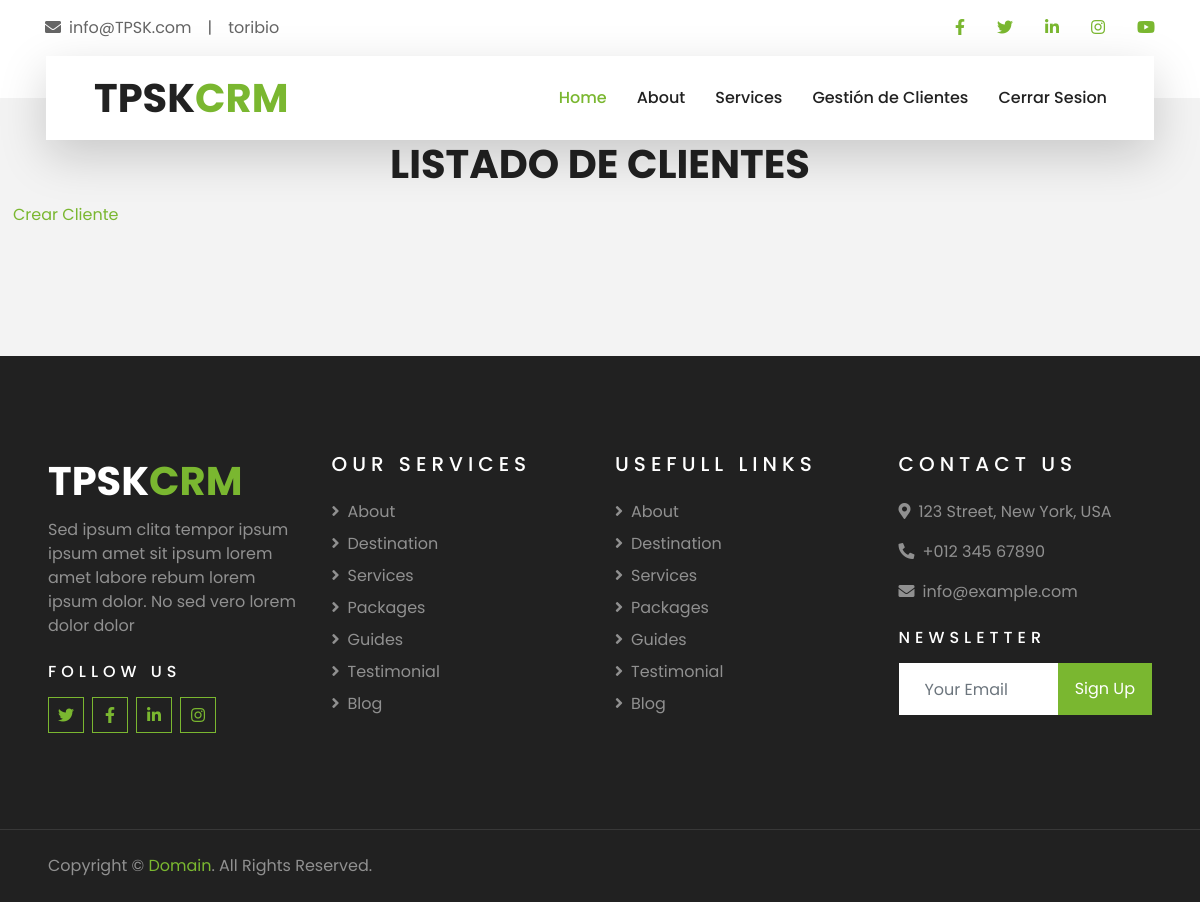
/gestion/ (signed in), run on an earlier commit of the app's database.
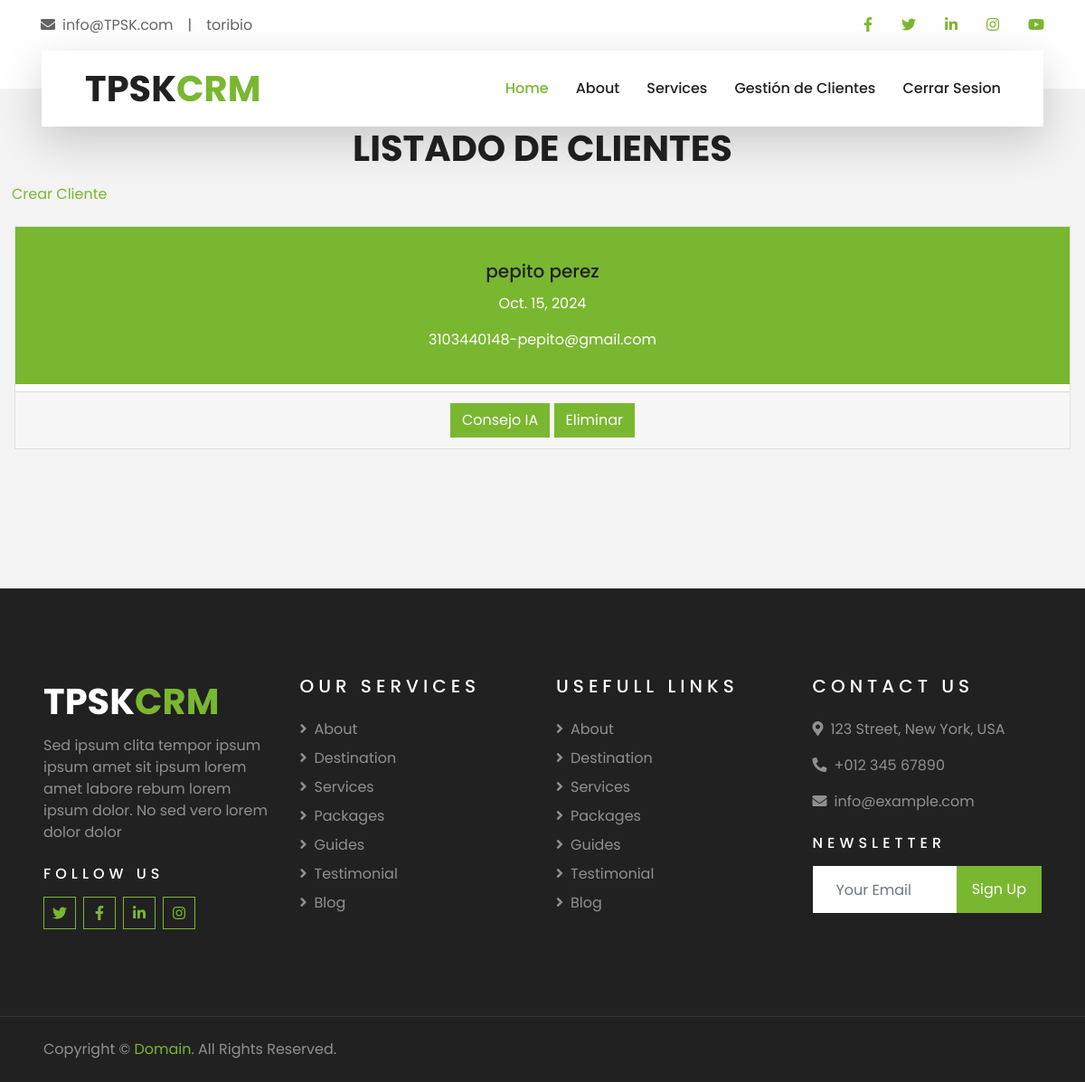
And on a later commit of the database.
### cuenta/models.py (models this page shows, shortened)
class Cuenta(AbstractBaseUser):
    email = models.EmailField(verbose_name="email", max_length=60, unique=True)
    username = models.CharField(verbose_name="usuario", max_length=30, unique=True)
    name = models.CharField(verbose_name="nombre", max_length=50)
    date_joined = models.DateTimeField(verbose_name="fecha de union", auto_now_add=True)
    last_login = models.DateTimeField(verbose_name="ultimo ingreso", auto_now=True)
    is_admin = models.BooleanField(default=False)
    is_staff = models.BooleanField(default=False)
    is_active = models.BooleanField(default=True)
    is_superuser = models.BooleanField(default=False)
    profile_image = models.ImageField(max_length=255,upload_to=get_profile_image_filepath,null=True, blank=True, default=get_default_profile_image)
    hide_email = models.BooleanField(default=True)
    objects = MyAccountManager()
    USERNAME_FIELD = 'email'
    REQUIRED_FIELDS = ['username']

### gestion/models.py (models this page shows, shortened)
class Cliente(models.Model):
    nombreCliente = models.CharField(max_length=100, verbose_name = 'Nombre del Cliente')
    idCliente = models.PositiveIntegerField(null = False)
    creationDate = models.DateField(verbose_name="fecha de creacion",auto_now_add=True)
    emailCliente =  models.EmailField(verbose_name="email", max_length=60)
    telefonoCliente = models.CharField(max_length=100, verbose_name = 'Telefono del Cliente', null = True)
    author = models.ForeignKey(Cuenta, default=None, on_delete = models.CASCADE, null= True)
    class Meta:
        verbose_name = 'Cliente'
        verbose_name_plural = 'Clientes'
        db_table = 'clientes'
        ordering = ["creationDate"]

### gestion/views.py (the view)
# urls.py: path('gestion/',gestionViews.gestion, name='gestion'),
@login_required(login_url="login")
def gestion(request):
    clientes = Cliente.objects.filter(author_id=request.user.id)
    return render(request, 'gestion.html',{'clientes':clientes})

### gestion/templates/gestion.html (shortened to what this page needs)
{% extends 'base.html' %}
{% block content%}
    <h1 class="text-center">LISTADO DE CLIENTES</h1>
    <button type="button" class="btn" ><a class="link-dark link-offset-2" href="{% url 'crearCliente' %}">Crear Cliente</a></button>
    <div class="list-group p-3 mb-2 bg-secondary-subtle">
        {% for cliente in clientes %}
        <div class="card text-center mb-5">
            <a href="{% url 'detalleCliente' cliente.id %}" class="list-group-item list-group-item-action active p-3 mb-2 bg-dark-subtle text-dark-emphasis" aria-current="true">
                <div class="card-body">
                    <h5 class="card-title">{{ cliente.nombreCliente }}</h5>
                    <p class="card-text">{{ cliente.creationDate }}</p>
                    <p class="card-text">{{ cliente.telefonoCliente }}-{{ cliente.emailCliente }}</p>
                </div>
            </a>
            <div class="card-footer text-body-secondary">
                <button type="button" class="btn btn-primary" data-bs-toggle="modal" data-bs-target="#exampleModal">
                    Consejo IA
                </button>
                <button type="button" class="btn btn-primary" data-bs-toggle="modal" data-bs-target="#exampleModal">
                    <a href="{% url 'delete' cliente.id %}" class="text-white">Eliminar </a>
                </button>
            </div>
        </div>
        {% endfor %}
    </div>
{% endblock %}

### CRM/templates/base.html (shortened to what this page needs)
{% load static %}
<!DOCTYPE html>
<html lang="en">
<head>
    <link href="https://cdnjs.cloudflare.com/ajax/libs/font-awesome/5.10.0/css/all.min.css" rel="stylesheet">
    <link href="{% static 'lib/owlcarousel/assets/owl.carousel.min.css' %}" rel="stylesheet">
    <link href="{% static 'lib/tempusdominus/css/tempusdominus-bootstrap-4.min.css' %}" rel="stylesheet" />
    <link href="{% static 'css/style.css' %}" rel="stylesheet">
</head>
<body>
    <div class="container-fluid bg-light pt-3 d-none d-lg-block">
        <div class="container">
            <div class="row">
                <div class="col-lg-6 text-center text-lg-left mb-2 mb-lg-0">
                    <div class="d-inline-flex align-items-center">
                        <p><i class="fa fa-envelope mr-2"></i>info@TPSK.com</p>
                        <p class="text-body px-3">|</p>
                        {% if user.is_authenticated %}
                        <p>{{ user.username }}</p>
                        {% endif %}
                    </div>
                </div>
                <div class="col-lg-6 text-center text-lg-right">
                    <div class="d-inline-flex align-items-center">
                        <a class="text-primary px-3" href="">
                            <i class="fab fa-facebook-f"></i>
                        </a>
                        <a class="text-primary px-3" href="">
                            <i class="fab fa-twitter"></i>
                        </a>
                        <a class="text-primary px-3" href="">
                            <i class="fab fa-linkedin-in"></i>
                        </a>
                        <a class="text-primary px-3" href="">
                            <i class="fab fa-instagram"></i>
                        </a>
                        <a class="text-primary pl-3" href="">
                            <i class="fab fa-youtube"></i>
                        </a>
                    </div>
                </div>
            </div>
        </div>
    </div>
    <div class="container-fluid position-relative nav-bar p-0">
        <div class="container-lg position-relative p-0 px-lg-3" style="z-index: 9;">
            <nav class="navbar navbar-expand-lg bg-light navbar-light shadow-lg py-3 py-lg-0 pl-3 pl-lg-5">
                <a href="" class="navbar-brand">
                    <h1 class="m-0 text-primary"><span class="text-dark">TPSK</span>CRM</h1>
                </a>
                <div class="collapse navbar-collapse justify-content-between px-3" id="navbarCollapse">
                    <div class="navbar-nav ml-auto py-0">
                        <a href="{% url 'home' %}" class="nav-item nav-link active">Home</a>
                        <a href="" class="nav-item nav-link">About</a>
                        <a href="" class="nav-item nav-link">Services</a>
                        {% if user.is_authenticated %}
                        <a class="nav-item nav-link" href="{% url 'gestion' %}">Gestión de Clientes</a>
                        <a class="nav-item nav-link" href="{% url 'logout' %}">Cerrar Sesion</a>
                        {% else %}
                        <a href="{% url 'login' %}" class="nav-item nav-link">Iniciar Sesión</a>
                        <a href="{% url 'registro' %}" class="nav-item nav-link">Registro</a>
                        {% endif %}
                    </div>
                </div>
            </nav>
        </div>
    </div>
    {% block content %}
    {% endblock content %}
    <div class="container-fluid bg-dark text-white-50 py-5 px-sm-3 px-lg-5" style="margin-top: 90px;">
        <div class="row pt-5">
            <div class="col-lg-3 col-md-6 mb-5">
                <a href="" class="navbar-brand">
                    <h1 class="text-primary"><span class="text-white">TPSK</span>CRM</h1>
                </a>
                <p>Sed ipsum clita tempor ipsum ipsum amet sit ipsum lorem amet labore rebum lorem ipsum dolor. No sed vero lorem dolor dolor</p>
                <h6 class="text-white text-uppercase mt-4 mb-3" style="letter-spacing: 5px;">Follow Us</h6>
                <div class="d-flex justify-content-start">
                    <a class="btn btn-outline-primary btn-square mr-2" href="#"><i class="fab fa-twitter"></i></a>
                    <a class="btn btn-outline-primary btn-square mr-2" href="#"><i class="fab fa-facebook-f"></i></a>
                    <a class="btn btn-outline-primary btn-square mr-2" href="#"><i class="fab fa-linkedin-in"></i></a>
                    <a class="btn btn-outline-primary btn-square" href="#"><i class="fab fa-instagram"></i></a>
                </div>
            </div>
            <div class="col-lg-3 col-md-6 mb-5">
                <h5 class="text-white text-uppercase mb-4" style="letter-spacing: 5px;">Our Services</h5>
                <div class="d-flex flex-column justify-content-start">
                    <a class="text-white-50 mb-2" href="#"><i class="fa fa-angle-right mr-2"></i>About</a>
                    <a class="text-white-50 mb-2" href="#"><i class="fa fa-angle-right mr-2"></i>Destination</a>
                    <a class="text-white-50 mb-2" href="#"><i class="fa fa-angle-right mr-2"></i>Services</a>
                    <a class="text-white-50 mb-2" href="#"><i class="fa fa-angle-right mr-2"></i>Packages</a>
                    <a class="text-white-50 mb-2" href="#"><i class="fa fa-angle-right mr-2"></i>Guides</a>
                    <a class="text-white-50 mb-2" href="#"><i class="fa fa-angle-right mr-2"></i>Testimonial</a>
                    <a class="text-white-50" href="#"><i class="fa fa-angle-right mr-2"></i>Blog</a>
                </div>
            </div>
            <div class="col-lg-3 col-md-6 mb-5">
                <h5 class="text-white text-uppercase mb-4" style="letter-spacing: 5px;">Usefull Links</h5>
                <div class="d-flex flex-column justify-content-start">
                    <a class="text-white-50 mb-2" href="#"><i class="fa fa-angle-right mr-2"></i>About</a>
                    <a class="text-white-50 mb-2" href="#"><i class="fa fa-angle-right mr-2"></i>Destination</a>
                    <a class="text-white-50 mb-2" href="#"><i class="fa fa-angle-right mr-2"></i>Services</a>
                    <a class="text-white-50 mb-2" href="#"><i class="fa fa-angle-right mr-2"></i>Packages</a>
                    <a class="text-white-50 mb-2" href="#"><i class="fa fa-angle-right mr-2"></i>Guides</a>
                    <a class="text-white-50 mb-2" href="#"><i class="fa fa-angle-right mr-2"></i>Testimonial</a>
                    <a class="text-white-50" href="#"><i class="fa fa-angle-right mr-2"></i>Blog</a>
                </div>
            </div>
            <div class="col-lg-3 col-md-6 mb-5">
                <h5 class="text-white text-uppercase mb-4" style="letter-spacing: 5px;">Contact Us</h5>
                <p><i class="fa fa-map-marker-alt mr-2"></i>123 Street, New York, USA</p>
                <p><i class="fa fa-phone-alt mr-2"></i>+012 345 67890</p>
                <p><i class="fa fa-envelope mr-2"></i>info@example.com</p>
                <h6 class="text-white text-uppercase mt-4 mb-3" style="letter-spacing: 5px;">Newsletter</h6>
                <div class="w-100">
                    <div class="input-group">
                        <input type="text" class="form-control border-light" style="padding: 25px;" placeholder="Your Email">
                        <div class="input-group-append">
                            <button class="btn btn-primary px-3">Sign Up</button>
                        </div>
                    </div>
                </div>
            </div>
        </div>
    </div>
    <div class="container-fluid bg-dark text-white border-top py-4 px-sm-3 px-md-5" style="border-color: rgba(256, 256, 256, .1) !important;">
        <div class="row">
            <div class="col-lg-6 text-center text-md-left mb-3 mb-md-0">
                <p class="m-0 text-white-50">Copyright &copy; <a href="#">Domain</a>. All Rights Reserved.</a>
                </p>
            </div>
        </div>
    </div>
</body>
</html>

What changed in the data, as far as the page shows it:
added Cliente: nombreCliente "pepito perez", creationDate "Oct. 15, 2024", telefonoCliente "3103440148", emailCliente "pepito@gmail.com"
